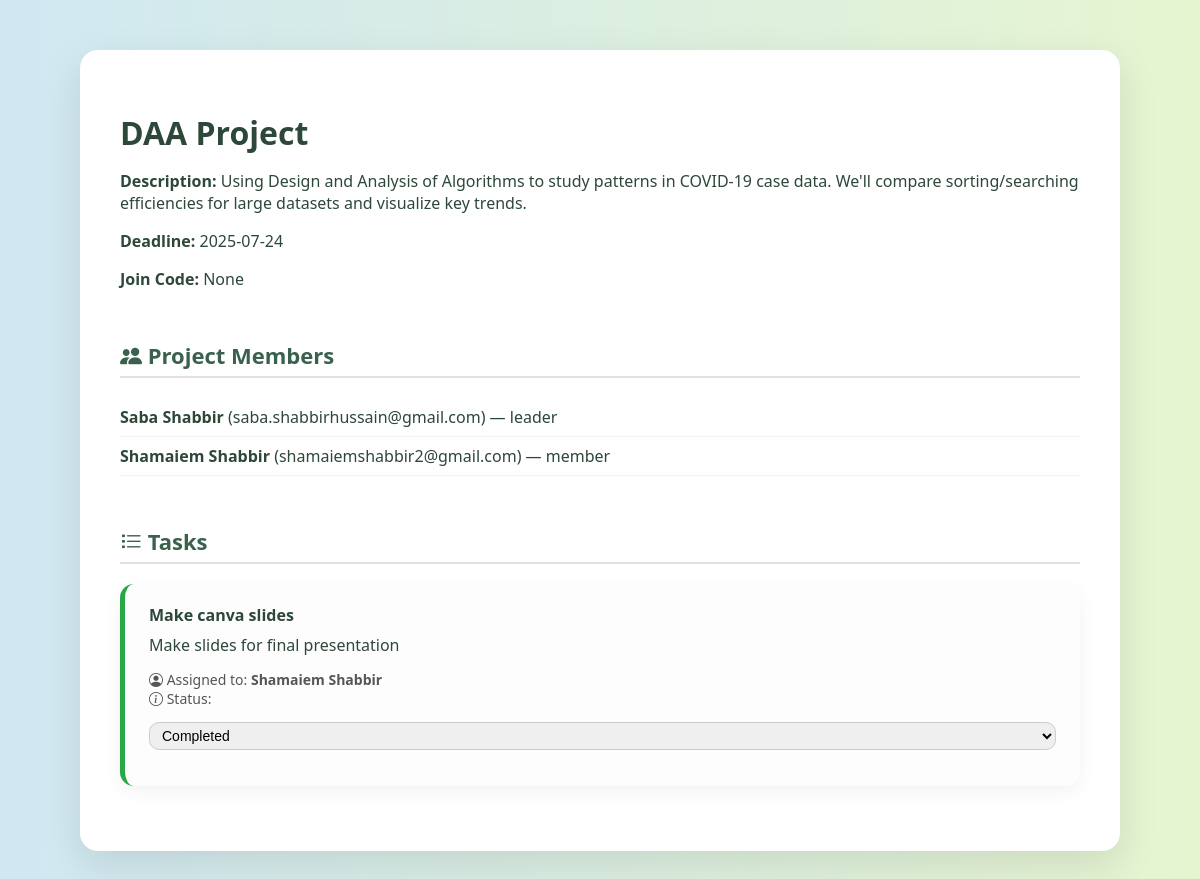
The page /project/2 (signed in) on the database its author committed.
### tables this page shows
CREATE TABLE projects (
    id INTEGER PRIMARY KEY AUTOINCREMENT,
    title TEXT NOT NULL,
    description TEXT,
    deadline DATE,
    created_by INTEGER,
    created_at TIMESTAMP DEFAULT CURRENT_TIMESTAMP, join_code TEXT,
    FOREIGN KEY (created_by) REFERENCES users(id)
);

CREATE TABLE project_members (
    id INTEGER PRIMARY KEY AUTOINCREMENT,
    project_id INTEGER,
    user_id INTEGER,
    role TEXT CHECK(role IN ('leader', 'member')) DEFAULT 'member',
    FOREIGN KEY (project_id) REFERENCES projects(id),
    FOREIGN KEY (user_id) REFERENCES users(id)
);

CREATE TABLE users (
        id INTEGER PRIMARY KEY AUTOINCREMENT,
        name TEXT NOT NULL,
        email TEXT NOT NULL UNIQUE,
        password TEXT NOT NULL,
        created_at TIMESTAMP DEFAULT CURRENT_TIMESTAMP
    );

CREATE TABLE tasks (
            id INTEGER PRIMARY KEY AUTOINCREMENT,
            title TEXT NOT NULL,
            description TEXT,
            status TEXT CHECK(status IN ('not started', 'in progress', 'completed')) DEFAULT 'not started',
            assigned_to INTEGER,
            project_id INTEGER,
            FOREIGN KEY (assigned_to) REFERENCES users(id),
            FOREIGN KEY (project_id) REFERENCES projects(id)
        );

### app.py (the view, shortened to what this page needs)
@app.route('/project/<int:project_id>', methods=['GET', 'POST'])
def project_details(project_id):
    if 'user_id' not in session:
        return redirect('/login')
    conn = get_db_connection()
    conn.row_factory = sqlite3.Row
    c = conn.cursor()
    user_id = session['user_id']
    c.execute("SELECT * FROM projects WHERE id = ?", (project_id,))
    project = c.fetchone()
    c.execute("SELECT role FROM project_members WHERE project_id = ? AND user_id = ?", (project_id, user_id))
    role = c.fetchone()
    is_leader = role and role['role'] == 'leader'
    c.execute("""
        SELECT u.id, u.name, u.email, pm.role
        FROM project_members pm
        JOIN users u ON pm.user_id = u.id
        WHERE pm.project_id = ?
    """, (project_id,))
    members = c.fetchall()
    c.execute("""
    SELECT t.id, t.title, t.description, t.status, t.assigned_to, u.name as assignee_name
    FROM tasks t
    JOIN users u ON t.assigned_to = u.id
    WHERE t.project_id = ?
""", (project_id,))
    tasks = c.fetchall()
    conn.close()
    return render_template('project_details.html',
                           project=project,
                           members=members,
                           tasks=tasks,
                           is_leader=is_leader)

### app.py (called while the page is built)
def get_db_connection():
    conn = sqlite3.connect('data.db')
    conn.row_factory = sqlite3.Row
    return conn

### templates/project_details.html (shortened to what this page needs)
<!DOCTYPE html>
<html>
<head>
  <link rel="stylesheet" href="https://cdn.jsdelivr.net/npm/bootstrap-icons@1.10.5/font/bootstrap-icons.css">
</head>
<body>
  <div class="container">
    <h1>{{ project['title'] }}</h1>
    <p><strong>Description:</strong> {{ project['description'] }}</p>
    <p><strong>Deadline:</strong> {{ project['deadline'] }}</p>
    <p><strong>Join Code:</strong> {{ project['join_code'] }}</p>
    <div class="section">
      <h3><i class="bi bi-people-fill"></i> Project Members</h3>
      <ul>
        {% for m in members %}
          <li><strong>{{ m['name'] }}</strong> ({{ m['email'] }}) — {{ m['role'] }}</li>
        {% endfor %}
      </ul>
    </div>
    <div class="section">
      <h3><i class="bi bi-list-task"></i> Tasks</h3>
      {% if tasks %}
        {% for task in tasks %}
          <div class="task-card"
               style="border-left-color:
                 {% if task['status'] == 'not started' %}#999
                 {% elif task['status'] == 'in progress' %}#ffb400
                 {% elif task['status'] == 'completed' %}#28a745
                 {% else %}#ccc{% endif %};">
            <h4 style="margin: 0 0 8px;">{{ task['title'] }}</h4>
            <p style="margin: 0 0 8px;">{{ task['description'] }}</p>
            <p style="font-size: 14px; color: #555;">
              <i class="bi bi-person-circle"></i> Assigned to: <strong>{{ task['assignee_name'] }}</strong><br>
              <i class="bi bi-info-circle"></i> Status:
              {% if task['assigned_to']|int == session['user_id']|int %}
                <form method="POST" action="/update_task_status/{{ task['id'] }}" style="display: inline;">
                  <select name="status" onchange="this.form.submit()" style="padding: 4px 8px;">
                    <option value="completed" {% if task['status'] == 'completed' %}selected{% endif %}>Completed</option>
                  </select>
                </form>
              {% else %}
                <em>{{ task['status']|capitalize }}</em>
              {% endif %}
            </p>
          </div>
        {% endfor %}
      {% else %}
        <p>No tasks added yet.</p>
      {% endif %}
    </div>
  </div>
</body>
</html>

### templates/project_details.html (style rules this page uses)
body { font-family: 'Segoe UI', sans-serif; background: linear-gradient(to right, #d0e8f2, #e6f5d0); margin: 0; padding: 50px 20px; color: #2d4739; }
.container { background: white; max-width: 960px; margin: auto; padding: 40px; border-radius: 18px; box-shadow: 0 14px 40px rgba(0, 0, 0, 0.1); }
h1 { font-size: 32px; font-weight: bold; margin-bottom: 10px; color: #2d4739; }
.section { margin-top: 50px; }
.section h3 { margin-bottom: 20px; font-size: 22px; color: #3a614d; border-bottom: 2px solid #e0e0e0; padding-bottom: 6px; }
ul { list-style: none; padding-left: 0; }
ul li { padding: 8px 0; border-bottom: 1px solid #f0f0f0; }
.task-card { background: #fdfdfd; border-left: 5px solid; border-radius: 14px; padding: 20px 24px; margin-bottom: 25px; position: relative; box-shadow: 0 6px 18px rgba(0,0,0,0.05); transition: transform 0.2s ease; }
input[type="text"], textarea, select { width: 100%; padding: 10px 14px; font-size: 15px; border: 1px solid #ccc; border-radius: 10px; }
select { font-size: 14px; }

### rows shown on the page
projects: title "DAA Project", description "Using Design and Analysis of Algorithms to study patterns in COVID-19 case data. We'll compare sorting/searching efficiencies for large datasets and visualize key trends.", deadline "2025-07-24"
project_members: name "Saba Shabbir", email "saba.shabbirhussain@gmail.com", role "leader"
project_members: name "Shamaiem Shabbir", email "shamaiemshabbir2@gmail.com", role "member"
tasks: title "Make canva slides", description "Make slides for final presentation", assignee_name "Shamaiem Shabbir", status "Completed"

### other values the page prints
{{ project['join_code'] }} "None"
